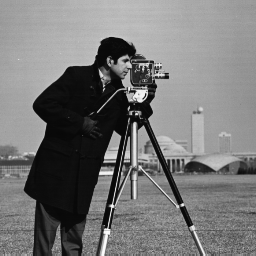
//> input picture Video_stable/ecc_opencv/image.pgm, 256 x 256 px
$ ./alignORB ../../Video_stable/ecc_opencv/image.pgm ../../Video_stable/ecc_opencv/template.pgm   (built with g++ and OpenCV 4)
//> lines starting //> are read from the running program, lines starting //| are printed output that depends on the picture; after the words box and inside, x2 and y2 are one past the last pixel; in counts of white or black regions, pixels touching at a corner belong together
#include<iostream>
#include <opencv2/opencv.hpp>
#include "opencv2/xfeatures2d.hpp"
#include "opencv2/features2d.hpp"
using namespace std;
using namespace cv;
using namespace cv::xfeatures2d;

const int MAX_FEATURES = 500;
const float GOOD_MATCH_PERCENT = 0.15f;

void drawPoints(Mat &img, vector<Point2f> points, Scalar color)
{
    if(points.empty()) return;
    //cout<<"Total "<<points.size()<<" points\n";
    for(size_t i = 0; i < points.size(); i ++)
    {
        int x = int(points[i].x);
        int y = int(points[i].y);
        circle(img, Point2d(x,y), 5, color);
    }
}
void alignImages(Mat &im1, Mat &im2, Mat &im1Reg, Mat &h)

{

  // Convert images to grayscale
  Mat im1Gray, im2Gray;
  cvtColor(im1, im1Gray, CV_BGR2GRAY);
  cvtColor(im2, im2Gray, CV_BGR2GRAY);

  // Variables to store keypoints and descriptors
  std::vector<KeyPoint> keypoints1, keypoints2;
  Mat descriptors1, descriptors2;

  // Detect ORB features and compute descriptors.
  Ptr<Feature2D> orb = ORB::create(MAX_FEATURES);
  orb->detectAndCompute(im1Gray, Mat(), keypoints1, descriptors1);
  orb->detectAndCompute(im2Gray, Mat(), keypoints2, descriptors2);

  // Match features.
  std::vector<DMatch> matches;
  Ptr<DescriptorMatcher> matcher = DescriptorMatcher::create("BruteForce-Hamming");
  matcher->match(descriptors1, descriptors2, matches, Mat());

  // Sort matches by score
  std::sort(matches.begin(), matches.end());

  // Remove not so good matches
  const int numGoodMatches = matches.size() * GOOD_MATCH_PERCENT;
  matches.erase(matches.begin()+numGoodMatches, matches.end());


  // Draw top matches
  Mat imMatches;
  drawMatches(im1, keypoints1, im2, keypoints2, matches, imMatches);
  imwrite("matches.jpg", imMatches);


  // Extract location of good matches
  std::vector<Point2f> points1, points2;

  for( size_t i = 0; i < matches.size(); i++ )
  {
    points1.push_back( keypoints1[ matches[i].queryIdx ].pt );
    points2.push_back( keypoints2[ matches[i].trainIdx ].pt );
  }

  Mat image1, image2;
  im1.copyTo(image1);
  im2.copyTo(image2);
  drawPoints(image1, points1, Scalar(255,0,0));
  drawPoints(image2, points2, Scalar(0,255,0));
  imwrite("00goodpoint.jpg", image1);
  imwrite("01goodpoint.jpg", image2);
  // Find homography
  h = findHomography( points1, points2, RANSAC );

  // Use homography to warp image
  warpPerspective(im1, im1Reg, h, im2.size());

}


int main(int argc, char *argv[])
{
  // Read reference image
  //string refFilename("form.jpg");
  string refFilename = argv[1];
  cout << "Reading reference image : " << refFilename << endl;
  Mat imReference = imread(refFilename);
//> imReference is the input picture: 256 rows x 256 cols, CV_8UC3; min 7, max 253, mean 118.7


  // Read image to be aligned
  //string imFilename("scanned-form.jpg");
  string imFilename = argv[2];
  cout << "Reading image to align : " << imFilename << endl;
  Mat im = imread(imFilename);
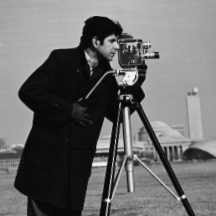
//> input picture Video_stable/ecc_opencv/template.pgm, 216 x 216 px
//> im is the input picture: 216 rows x 216 cols, CV_8UC3; min 7, max 246, mean 108

  // Registered image will be resotred in imReg.
  // The estimated homography will be stored in h.
  Mat imReg, h;

  // Align images
  cout << "Aligning images ..." << endl;
  alignImages(im, imReference, imReg, h);
//> in alignImages, `orb->detectAndCompute(im1Gray, Mat(), keypoints1, descriptors1);`: keypoints1 = 390 keypoints; strongest (x, y, size): (93, 164, 31), (126, 108, 31), (135, 45, 31), (94, 163, 37.2)
//> in alignImages, `orb->detectAndCompute(im2Gray, Mat(), keypoints2, descriptors2);`: keypoints2 = 461 keypoints; strongest (x, y, size): (112, 205, 31), (110, 206, 31), (142, 66, 31), (147, 65, 31)
//> in alignImages, `matcher->match(descriptors1, descriptors2, matches, Mat());`: matches = 390 matches
//> in alignImages, `const int numGoodMatches = matches.size() * GOOD_MATCH_PERCENT;`: numGoodMatches = 58
//> in alignImages, `matches.erase(matches.begin()+numGoodMatches, matches.end());`: matches = 58 matches
//> in alignImages, `drawMatches(im1, keypoints1, im2, keypoints2, matches, imMatches);`:
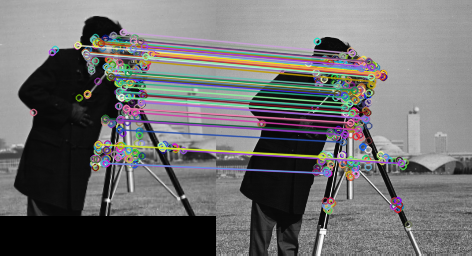
//> imMatches: 256 rows x 472 cols, CV_8UC3; mean B, G, R 110.3, 109.8, 110.4
//> the loop in alignImages, `for( size_t i = 0; i < matches.size(); i++ )` made 58 passes
//> the loop in drawPoints, `for(size_t i = 0; i < points.size(); i ++)` made 58 passes
//> (x, y) on passes 1 to 12: (131, 48), (157, 52), (120, 74), (157, 56), (93, 39), (156, 56), (105, 38), (118, 91), (162, 147), (105, 118), (121, 92), (110, 74)
//> after the loop in drawPoints, `for(size_t i = 0; i < points.size(); i ++)`:
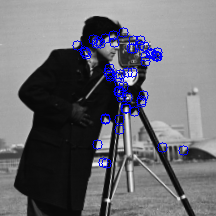
//> img: 216 rows x 216 cols, CV_8UC3; 2.92% of pixels changed, all inside (x1, y1, x2, y2) = (72, 27, 189, 169)
//> call 2 of drawPoints, with color = Scalar(0, 255)
//> the loop in drawPoints (call 2), `for(size_t i = 0; i < points.size(); i ++)` made 58 passes
//> (x, y) on passes 1 to 12: (142, 69), (167, 73), (131, 91), (166, 76), (108, 58), (167, 76), (119, 58), (128, 106), (165, 160), (114, 131), (130, 108), (122, 92)
//> after the loop in drawPoints (call 2), `for(size_t i = 0; i < points.size(); i ++)`:
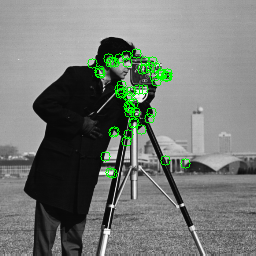
//> img: 256 rows x 256 cols, CV_8UC3; 2.03% of pixels changed, all inside (x1, y1, x2, y2) = (87, 48, 191, 179)
//> in alignImages, `h = findHomography( points1, points2, RANSAC );`: h = [[0.86, -0.0707, 26.71], [0.0137, 0.866, 21.56], [-0.000304, -0.000125, 1]]
//> in alignImages, `warpPerspective(im1, im1Reg, h, im2.size());`:
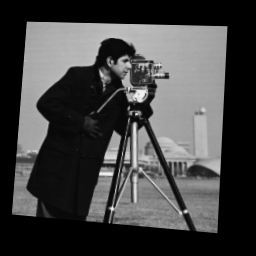
//> im1Reg: 256 rows x 256 cols, CV_8UC3; min 0, max 243, mean 67.6

  // Write aligned image to disk.
  string outFilename("aligned.jpg");
  cout << "Saving aligned image : " << outFilename << endl;
  imwrite(outFilename, imReg);

  // Print estimated homography
  cout << "Estimated homography : \n" << h << endl;
//| Estimated homography :
//| [0.8601362846627031, -0.07073276544327281, 26.71225768428179;
//|  0.01366444937066073, 0.8662935247775774, 21.55548066352691;
//|  -0.0003040227658626853, -0.0001245246359407251, 1]

}
